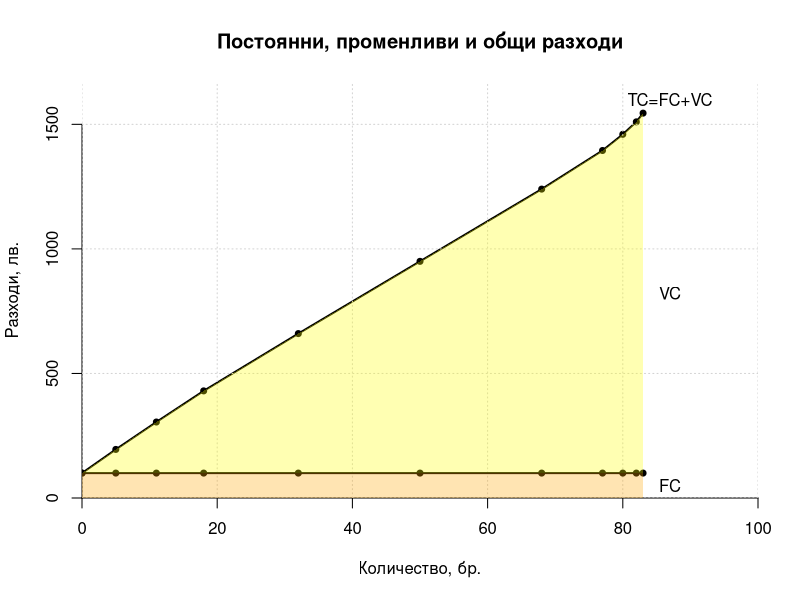
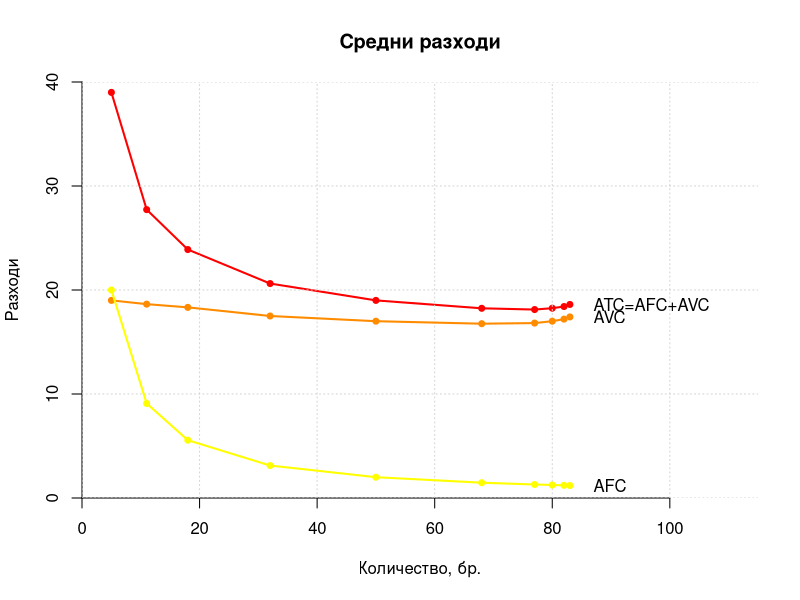
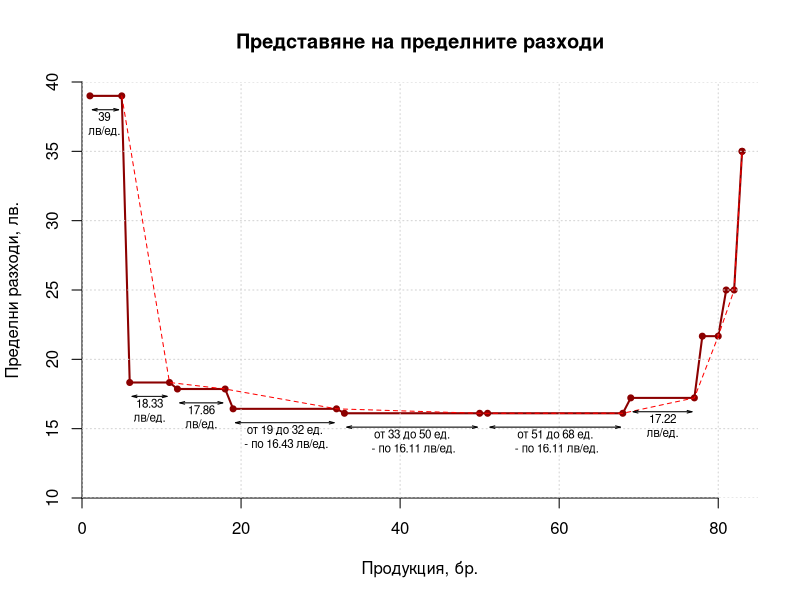
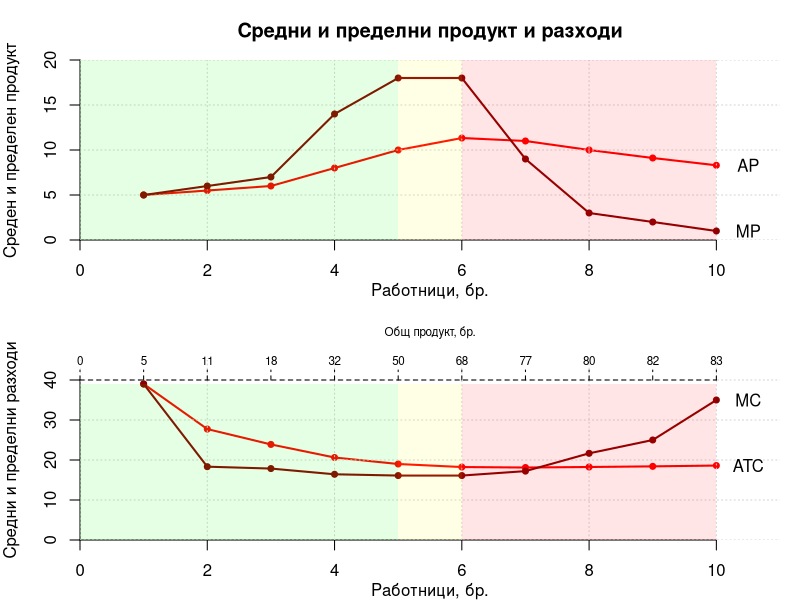
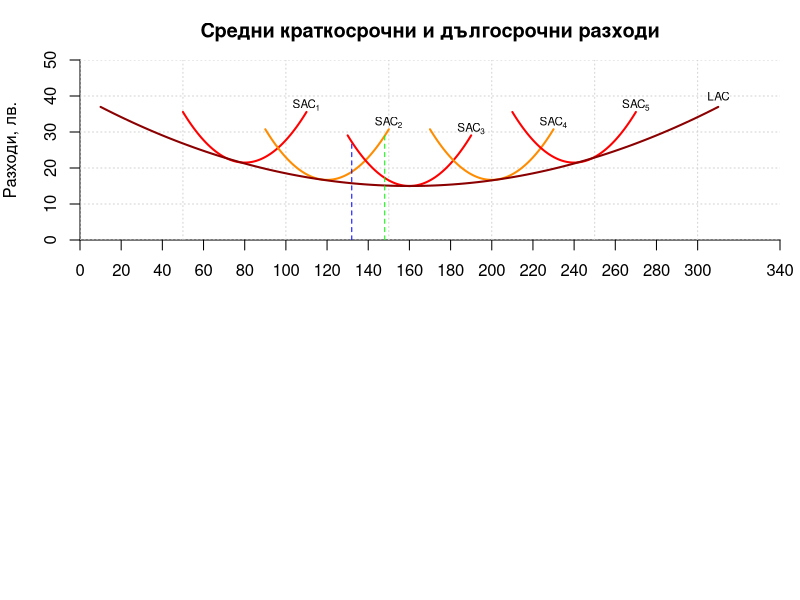
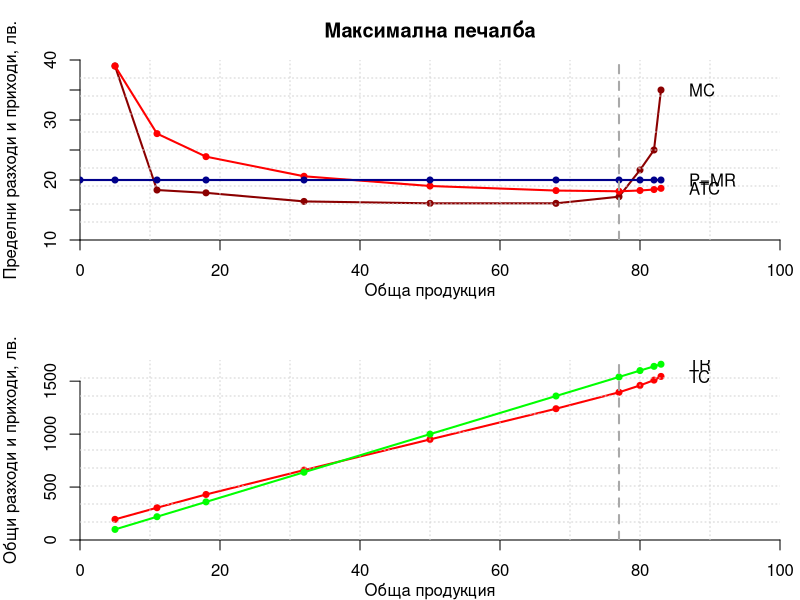
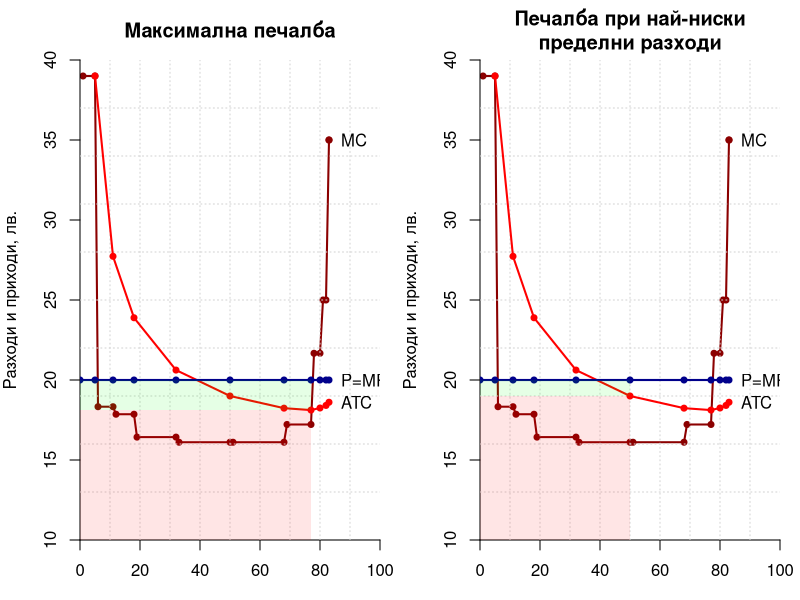
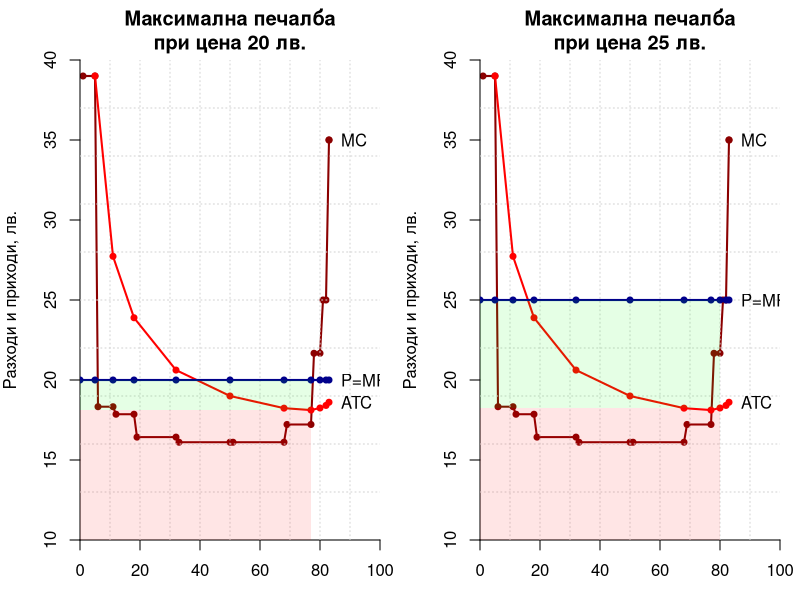

Write R code to recreate these figures, in order.
## ---- chunk 1
knitr::opts_chunk$set(fig.width = 8, fig.height = 6,
                      fig.path = "figure/",
                      echo = FALSE, warning = FALSE, 
                      message = FALSE)
## ---- chunk 2

prcompDF <- read.csv("data/production-competition.csv")
plot(x = c(0, prcompDF$TP), y = c(100, prcompDF$TC), 
     type = "o", pch = 20,
     lwd = 2, xaxs = "i", yaxs = "i", bty = "n",
     xlim = c(0,100), ylim = c(0,1670), 
     xlab = "Количество, бр.", ylab = "Разходи, лв.",
     main = "Постоянни, променливи и общи разходи")
grid()
lines(x = c(0, prcompDF$TP), y = c(100, prcompDF$FC), 
      lwd = 2, type = "o", pch = 20)
text(87,50, "FC")
text(87,822.5, "VC")
text(87, 1600, "TC=FC+VC")
rect(0,0,83,100, col = adjustcolor("orange", alpha.f = 0.3), 
     border = "transparent")
polygon(c(0,prcompDF$TP,rev(prcompDF$TP),0), 
	c(100,prcompDF$TC,rep(100, length(prcompDF$TC)+1)),
	col = adjustcolor("yellow", alpha.f = 0.3), 
	border = "transparent")

## ---- chunk 3
plot(x = prcompDF$TP, y = prcompDF$ATC, 
     type = "o", lwd = 2, col = "red", pch = 20, 
     xaxs = "i", yaxs = "i", xlim = c(0,115), ylim = c(0,40),
     bty = "n", xlab = "Количество, бр.", ylab = "Разходи",
     main = "Средни разходи")
grid()
lines(x = prcompDF$TP, y = prcompDF$AVC, type = "o", lwd = 2,
      pch = 20, col = "darkorange")
lines(x = prcompDF$TP, y = prcompDF$AFC, type = "o", lwd = 2,
      pch = 20, col = "yellow")
text(87,18.61, "ATC=AFC+AVC", adj = 0)
text(87,17.41, "AVC", adj = 0)
text(87,1.2, "AFC", adj = 0)

## ---- chunk 4

# create a vector for MC that shows it as intervals
mcinterval <- rep(prcompDF$MC, each = 2)
mcinterval
# create the corresponding vector for TP
prcompDF$TP
temp1 <- as.vector(rep(0, length(prcompDF$TP)))
for (i in 2:length(temp1)) {temp1[i] <- prcompDF$TP[i-1]}
temp1
tpinterval <- as.vector(rep(0, 2*length(temp1)))
for (i in 1:length(temp1)) {
	tpinterval[2*i-1] <- temp1[i] + 1
	tpinterval[2*i] <- prcompDF$TP[i]
}
# create a dataframe for plotting that combines them and
# add price at 20 and 25 leva
mcintervalgraphDF <- data.frame(tpinterval, mcinterval, rep(20, length(mcinterval)), rep(25, length(mcinterval)))
colnames(mcintervalgraphDF) <- c("TP","MC","MR1","MR2")
# A graph that shows MC as intervals
plot(x = mcintervalgraphDF$TP, y = mcintervalgraphDF$MC,
     xaxs = "i", yaxs = "i", xlim = c(0,85), ylim = c(10,40),
     xlab = "Продукция, бр.", ylab = "Пределни разходи, лв.",
     type = "o", lwd = 2, col = "darkred", pch = 20, 
     bty = "n", main = "Представяне на пределните разходи")
grid()
lines(x = prcompDF$TP, y = prcompDF$MC, type = "l", 
      col = "red", lty = 2)
arrows(1.3,38,4.6,38, code = 3, length = 0.05, angle = 15)
text(2.8,37, "39\nлв/ед.", cex = 0.7)
arrows(19.3,15.43,31.7,15.43, code = 3, length = 0.05, angle = 15) 
text(25.5,14.43, "от 19 до 32 ед.\n - по 16.43 лв/ед.", cex = 0.7)
arrows(12.3,16.86,17.7,16.86, code = 3, length = 0.05, angle = 15)
text(15,15.86, "17.86\nлв/ед.", cex = 0.7)
arrows(6.3,17.33,10.7,17.33, code = 3, length = 0.05, angle = 15)
text(8.5,16.33, "18.33\nлв/ед.", cex = 0.7)
arrows(33.3,15.11,49.7,15.11, code = 3, length = 0.05, angle = 15)
text(41.5,14.11, "от 33 до 50 ед.\n - по 16.11 лв/ед.", cex = 0.7)
arrows(51.3,15.11,67.7,15.11, code = 3, length = 0.05, angle = 15)
text(59.5,14.11, "от 51 до 68 ед.\n - по 16.11 лв/ед.", cex = 0.7)
arrows(69.3,16.22,76.7,16.22, code = 3, length = 0.05, angle = 15)
text(73,15.22, "17.22\nлв/ед.", cex = 0.7)

## ---- chunk 5
par(mfrow = c(2,1), mar = c(3,4,3,1))
plot(x = prcompDF$L, y = prcompDF$AP, bty = "n",
     type = "o", pch = 20, lwd = 2, col = "red",
     xaxs = "i", yaxs = "i", 
     xlim = c(0,11), ylim = c(0,20), 
     xlab = "", ylab = "Среден и пределен продукт",
     main = "Средни и пределни продукт и разходи")
grid()
mtext("Работници, бр.", side = 1, line = 2)
lines(x = prcompDF$L, y = prcompDF$MP, lwd = 2, type = "o", pch = 20, col = "darkred")
text(10.5,8.3, "AP")
text(10.5,1, "MP")
rect(0,0,5,20, col = adjustcolor("green", alpha.f = 0.1), border = "transparent")
rect(5,0,6,20, col = adjustcolor("yellow", alpha.f = 0.1), border = "transparent")
rect(6,0,10,20, col = adjustcolor("red", alpha.f = 0.1), border = "transparent")
plot(x = prcompDF$L, y = prcompDF$ATC, bty = "n",
     type = "o", pch = 20, lwd = 2, col = "red",
     xaxs = "i", yaxs = "i", 
     xlim = c(0,11), ylim = c(0,45), 
     xlab = "", ylab = "Средни и пределни разходи")
grid()
lines(x = prcompDF$L, y = prcompDF$MC, lwd = 2, type = "o", pch = 20, col = "darkred")
axis(3, at = 0:10, labels = c(0, prcompDF$TP), lty = 2, 
     outer = FALSE, cex.axis = 0.7, padj = 1, tcl = -0.5, line = -1)
mtext("Общ продукт, бр.", side = 3, line = 1, cex = 0.7)
mtext("Работници, бр.", side = 1, line = 2)
text(10.5,18.61, "ATC")
text(10.5,35, "MC")
rect(0,0,5,39, col = adjustcolor("green", alpha.f = 0.1), border = "transparent")
rect(5,0,6,39, col = adjustcolor("yellow", alpha.f = 0.1), border = "transparent")
rect(6,0,10,39, col = adjustcolor("red", alpha.f = 0.1), border = "transparent")

## ---- chunk 6
plot(xlim = c(0,340), ylim = c(0,50),
     xaxs = "i", yaxs = "i", bty = "n",
     x = 1:10, y = 1:10, type = "n",
     xaxt = "n",
     xlab = "Обща продукция, бр.", ylab = "Разходи, лв.",
     main = "Средни краткосрочни и дългосрочни разходи")
axis(side = 1, at = c(0,20,40,60,80,100,120,140,160,180,200,220,240,260,280,300,340))
grid()
curve((1/8*x-10)^2 + 21.50, add = TRUE, 
      from = 50, to = 110, lwd = 2, col = "red")
curve((1/8*x-15)^2 + 16.7, add = TRUE, 
       from = 90, to = 150, lwd = 2, col = "darkorange")
curve((1/8*x-20)^2 + 15, add = TRUE,
      from = 130, to = 190, lwd = 2, col = "red")
curve((1/8*x-25)^2 + 16.7, add = TRUE,
      from = 170, to = 230, lwd = 2, col = "darkorange")
curve((1/8*x-30)^2 + 21.50, add = TRUE,
      from = 210, to = 270, lwd = 2, col = "red")
curve((1/32*x-5)^2 + 15, add = TRUE,
      from = 10, to = 310, lwd = 2, col = "darkred")
text(110,(21.5+16), expression("SAC"[1]), cex = 0.7)
text(150,(16.7+16), expression("SAC"[2]), cex = 0.7)
text(190,(15+16), expression("SAC"[3]), cex = 0.7)
text(230,(16.7+16), expression("SAC"[4]), cex = 0.7)
text(270,(21.5+16), expression("SAC"[5]), cex = 0.7)
text(310,40, "LAC", cex = 0.7)
segments(132,0,132,27.24, lty = 2, col = "blue")
segments(148,0,148,28.95, lty = 2, col = "green")
# При 132 бройка - AC2 = 18.95 лв. и AC3 = 27.25 лв.
# При 148 бройка - AC2 = 28.95 лв. и AC3 = 17.25 лв.

## ---- chunk 7
par(mfrow = c(2,1), mar = c(3,4,3,1))
plot(x = prcompDF$TP, y = prcompDF$MC,
     xaxs = "i", yaxs = "i", xlim = c(0,100), ylim = c(10,40),
     xlab = "Продукция, бр.", 
     ylab = "Пределни разходи и приходи, лв.",
     type = "o", lwd = 2, col = "darkred", pch = 20, 
     bty = "n", main = "Максимална печалба")
grid(nx=10)
#lines(x = prcompDF$TP, y = prcompDF$MC, type = "l", 
#      col = "red", lty = 2)
lines(x = prcompDF$TP, y = prcompDF$ATC, type = "o", 
      col = "red", lwd = 2, pch = 20)
lines(x = c(0,prcompDF$TP), y = c(20,prcompDF$MR), type = "o",
      col = "darkblue", lwd = 2, pch = 20)
text(87,18.61, "ATC", adj = 0)
text(87,35, "MC", adj = 0)
text(87,20, "P=MR", adj = 0)
abline(v = 77, lty = 2, lwd = 2, col = "darkgray") 
mtext("Обща продукция", side = 1, line = 2)
plot(x = prcompDF$TP, y = prcompDF$TC,
     xaxs = "i", yaxs = "i", xlim = c(0,100), ylim = c(0,1700),
     xlab = "Продукция, бр.", ylab = "Общи разходи и приходи, лв.",
     type = "o", lwd = 2, col = "red", pch = 20, 
     bty = "n", main = "")
grid(nx=10)
lines(x = prcompDF$TP, y = prcompDF$TR, type = "o",
      col = "green", lwd = 2, pch = 20)
text(87,1660, "TR", adj = 0)
text(87,1545, "TC", adj = 0)
abline(v = 77, lty = 2, lwd = 2, col = "darkgray")
mtext("Обща продукция", side = 1, line = 2)

## ---- chunk 8
par(mfrow = c(1,2))
plot(x = mcintervalgraphDF$TP, y = mcintervalgraphDF$MC,
     xaxs = "i", yaxs = "i", xlim = c(0,100), ylim = c(10,40),
     xlab = "Продукция, бр.", ylab = "Разходи и приходи, лв.",
     type = "o", lwd = 2, col = "darkred", pch = 20, 
     bty = "n", main = "Максимална печалба")
grid(nx=10)
#lines(x = prcompDF$TP, y = prcompDF$MC, type = "l", 
#      col = "red", lty = 2)
lines(x = prcompDF$TP, y = prcompDF$ATC, type = "o", 
      col = "red", lwd = 2, pch = 20)
lines(x = c(0,prcompDF$TP), y = c(20,prcompDF$MR), type = "o",
      col = "darkblue", lwd = 2, pch = 20)
text(87,18.61, "ATC", adj = 0)
text(87,35, "MC", adj = 0)
text(87,20, "P=MR", adj = 0)
rect(0,0,77,18.12, col = adjustcolor("red", alpha.f = 0.1),
     border = "transparent")
rect(0,18.12,77,20, col = adjustcolor("green", alpha.f = 0.1),
     border = "transparent")
plot(x = mcintervalgraphDF$TP, y = mcintervalgraphDF$MC,
     xaxs = "i", yaxs = "i", xlim = c(0,100), ylim = c(10,40),
     xlab = "Продукция, бр.", ylab = "Разходи и приходи, лв.",
     type = "o", lwd = 2, col = "darkred", pch = 20, 
     bty = "n", main = "Печалба при най-ниски\nпределни разходи")
grid(nx=10)
#lines(x = prcompDF$TP, y = prcompDF$MC, type = "l", 
#      col = "red", lty = 2)
lines(x = prcompDF$TP, y = prcompDF$ATC, type = "o", 
      col = "red", lwd = 2, pch = 20)
lines(x = c(0,prcompDF$TP), y = c(20,prcompDF$MR), type = "o",
      col = "darkblue", lwd = 2, pch = 20)
text(87,18.61, "ATC", adj = 0)
text(87,35, "MC", adj = 0)
text(87,20, "P=MR", adj = 0)
rect(0,0,50,19, col = adjustcolor("red", alpha.f = 0.1),
     border = "transparent")
rect(0,19,50,20, col = adjustcolor("green", alpha.f = 0.1),
     border = "transparent")
## ---- chunk 9
par(mfrow = c(1,2))
plot(x = mcintervalgraphDF$TP, y = mcintervalgraphDF$MC,
     xaxs = "i", yaxs = "i", xlim = c(0,100), ylim = c(10,40),
     xlab = "Продукция, бр.", ylab = "Разходи и приходи, лв.",
     type = "o", lwd = 2, col = "darkred", pch = 20, 
     bty = "n", main = "Максимална печалба\nпри цена 20 лв.")
grid(nx=10)
#lines(x = prcompDF$TP, y = prcompDF$MC, type = "l", 
#      col = "red", lty = 2)
lines(x = prcompDF$TP, y = prcompDF$ATC, type = "o", 
      col = "red", lwd = 2, pch = 20)
lines(x = c(0,prcompDF$TP), y = c(20,prcompDF$MR), type = "o",
      col = "darkblue", lwd = 2, pch = 20)
text(87,18.61, "ATC", adj = 0)
text(87,35, "MC", adj = 0)
text(87,20, "P=MR", adj = 0)
rect(0,0,77,18.12, col = adjustcolor("red", alpha.f = 0.1),
     border = "transparent")
rect(0,18.12,77,20, col = adjustcolor("green", alpha.f = 0.1),
     border = "transparent")
plot(x = mcintervalgraphDF$TP, y = mcintervalgraphDF$MC,
     xaxs = "i", yaxs = "i", xlim = c(0,100), ylim = c(10,40),
     xlab = "Продукция, бр.", ylab = "Разходи и приходи, лв.",
     type = "o", lwd = 2, col = "darkred", pch = 20, 
     bty = "n", main = "Максимална печалба\nпри цена 25 лв.")
grid(nx=10)
#lines(x = prcompDF$TP, y = prcompDF$MC, type = "l", 
#      col = "red", lty = 2)
lines(x = prcompDF$TP, y = prcompDF$ATC, type = "o", 
      col = "red", lwd = 2, pch = 20)
lines(x = c(0,prcompDF$TP), y = c(25,prcompDF$MR2), type = "o",
      col = "darkblue", lwd = 2, pch = 20)
text(87,18.61, "ATC", adj = 0)
text(87,35, "MC", adj = 0)
text(87,25, "P=MR", adj = 0)
rect(0,0,80,18.25, col = adjustcolor("red", alpha.f = 0.1),
     border = "transparent")
rect(0,18.25,80,25, col = adjustcolor("green", alpha.f = 0.1),
     border = "transparent")

